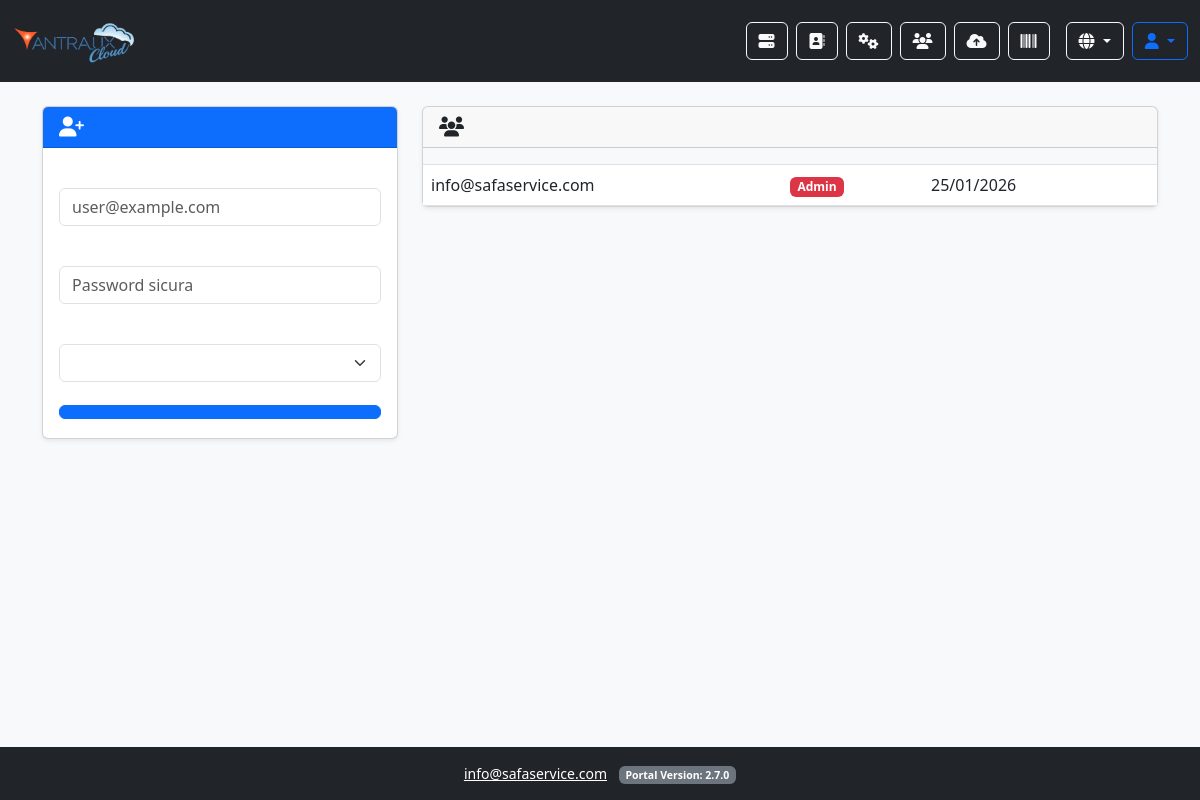
Page /WebSiteComunicazione/users.php (signed in) on the committed database.
### tables this page shows
CREATE TABLE `users` (
  `id` int(11) NOT NULL,
  `email` varchar(100) NOT NULL,
  `password_hash` varchar(255) NOT NULL,
  `google_auth_secret` varchar(255) DEFAULT NULL,
  `created_at` timestamp NULL DEFAULT current_timestamp(),
  `force_password_change` tinyint(1) NOT NULL DEFAULT 0,
  `role` varchar(20) NOT NULL DEFAULT 'client',
  `phone` varchar(20) DEFAULT NULL,
  `whatsapp` varchar(50) DEFAULT NULL,
  `telegram` varchar(50) DEFAULT NULL
);

### WebSiteComunicazione/users.php (the view, shortened to what this page needs)
<?php
require 'config.php';
require 'lang.php';
$stmtUsers = $pdo->query("SELECT * FROM users ORDER BY created_at DESC, email ASC");
$users = $stmtUsers->fetchAll();
?>
<!DOCTYPE html>
<html lang="<?php echo $_SESSION['lang']; ?>">
<head>
    <link href="https://cdn.jsdelivr.net/npm/bootstrap@5.3.0/dist/css/bootstrap.min.css" rel="stylesheet">
    <link rel="stylesheet" href="https://cdnjs.cloudflare.com/ajax/libs/font-awesome/6.4.0/css/all.min.css">
    <link rel="stylesheet" href="https://cdn.jsdelivr.net/gh/lipis/flag-icons@6/css/flag-icons.min.css"/>
</head>
<body class="d-flex flex-column min-vh-100 bg-light">
<?php require 'navbar.php'; ?>
<div class="container mt-4 flex-grow-1">
    <div class="row">
        <div class="col-md-4 mb-4">
            <div class="card shadow-sm">
                <div class="card-header bg-primary text-white">
                    <h5 class="mb-0"><i class="fas fa-user-plus"></i> <?php echo $lang['users_new']; ?></h5>
                </div>
                <div class="card-body">
                    <form method="POST">
                        <div class="mb-3">
                            <input type="email" name="email" class="form-control" required placeholder="user@example.com">
                        </div>
                        <div class="mb-3">
                            <input type="password" name="password" class="form-control" required placeholder="Password sicura">
                        </div>
                        <div class="mb-3">
                            <select name="role" class="form-select" required>
                                <option value="client"><?php echo $lang['users_role_client']; ?></option>
                                <option value="maintainer"><?php echo $lang['users_role_maintainer']; ?></option>
                            </select>
                        </div>
                        <button type="submit" class="btn btn-primary w-100"><?php echo $lang['users_btn_create']; ?></button>
                    </form>
                </div>
            </div>
        </div>
        <div class="col-md-8">
            <div class="card shadow-sm">
                <div class="card-header">
                    <h5 class="mb-0"><i class="fas fa-users"></i> <?php echo $lang['users_list_title']; ?></h5>
                </div>
                <div class="card-body p-0">
                    <div class="table-responsive">
                        <table class="table table-hover mb-0 align-middle">
                            <thead class="table-light">
                                <tr>
                                    <th><?php echo $lang['users_col_email']; ?></th>
                                    <th><?php echo $lang['users_col_role']; ?></th>
                                    <th><?php echo $lang['users_col_created']; ?></th>
                                    <th class="text-end"><?php echo $lang['users_col_actions']; ?></th>
                                </tr>
                            </thead>
                            <tbody>
                                <?php foreach ($users as $u): ?>
                                <tr>
                                    <td>
                                        <?php echo htmlspecialchars($u['email']); ?>
                                    </td>
                                    <td>
                                        <?php
                                            $badgeColor = match($u['role']) {
                                                'admin' => 'bg-danger',
                                                'builder' => 'bg-warning text-dark',
                                                'maintainer' => 'bg-success',
                                                default => 'bg-secondary'
                                            };
                                        ?>
                                        <span class="badge <?php echo $badgeColor; ?>"><?php echo ucfirst($u['role']); ?></span>
                                    </td>
                                    <td><?php echo $u['created_at'] ? date('d/m/Y', strtotime($u['created_at'])) : '-'; ?></td>
                                    <td class="text-end">
                                    </td>
                                </tr>
                                <?php endforeach; ?>
                            </tbody>
                        </table>
                    </div>
                </div>
            </div>
        </div>
    </div>
</div>
<?php require 'footer.php'; ?>
</body>
</html>

### rows in the picture
users: email "info@safaservice.com", role "Admin", created_at "25/01/2026"

### other values in the picture
$lang['footer_portal_version'] "Portal Version"
$portalVersion "2.7.0"
